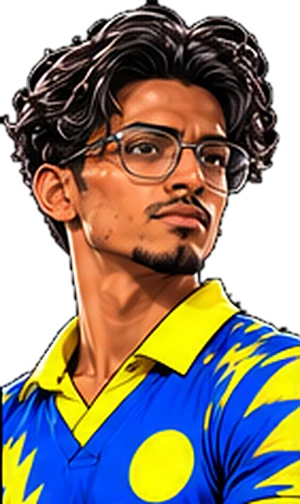
#> input picture img/cards/portraits/aarav-menon.webp, 300 x 504 px, found by its file name; its folder holds only this picture in this run
$ python build_portrait_looks.py
#> lines starting #> are read from the running program, lines starting #| are printed output that depends on the picture; after the words box and inside, x2 and y2 are one past the last pixel; in counts of white or black regions, pixels touching at a corner belong together
#!/usr/bin/env python3
"""Read each painted portrait's skin tone and hair colour (img/cards/portraits/*.webp) and write
them to js/portrait-looks.js, so the player on the pitch has the same complexion and hair as his
picture. A list of hand fixes covers caps, helmets and turbans that hide the hair.

usage: python3 tools/build_portrait_looks.py
Needs numpy and Pillow.
"""
import json
import os
import numpy as np
from PIL import Image

# hair hidden or misread: the colour to use instead (or 'none' for a shaved head)
HAIR_FIX = {
    'tariq-mirza': '#1a1210', 'ehan-rizvi': '#241812', 'farid-jalali': '#1c1410', 'jaspreet-dhillon': '#141010',
    'callum-fraser': '#3a2a1c', 'nadir-sheikh': '#5a5652', 'sameer-javed': '#1e1814', 'thunder-raja': '#1b1410',
    'andre-belgrave': '#2a1a10', 'dev-kulkarni': '#1e1612', 'corbin-hayes': '#5a4028', 'sipho-nkosi': '#141010',
    'yasir-abbasi': '#8a8580', 'ethan-van-der-berg': '#a8844e', 'tendai-moyo': '#1a1412', 'marco-pienaar': '#b89a64',
    # the last batch: a turban, a helmet and a headband hide the hair
    'rohit-grewal': '#141010', 'faizan-paracha': '#141010', 'rhys-mckenzie': '#9a7a48',
    # (a flat cap, a headband and a bat)
    'bilal-noorzai': '#1c1410', 'jermaine-granger': '#141010', 'captain-comet': '#2a1a14', 'iron-wall-imran': '#2a1a14',
    # the black-background sheets: a red headband over dark hair, and golden curls the outline darkens
    'ahsan-gondal': '#2a1612', 'blake-ruawai': '#b5873f',
    # the sky-background sheets: two turbans and four caps/hats hide the hair
    'varun-grewal': '#141010', 'sahil-bhalla': '#141010', 'varun-menon': '#1e1612', 'nuwan-jayasena': '#1e1612',
    'sajid-sikder': '#2a1c14', 'vihaan-mathur': '#2a1c14', 'talha-hashmi': '#241812',
    # the league sheets: a turban and a headband hide the hair
    'zubair-kakar': '#141010', 'sahil-nanda': '#241812',
}


# skin misread (a lit face on a dark painting): the tone to use instead
# the black players: the painted faces are lit warm, so the face reads lighter than the man is, and they came out a light brown (or white) on the pitch. Each is set by eye
BLACK_FIX = {k: '#6b412a' for k in [
    'dwayne-hollis', 'jermaine-alleyne', 'jermaine-belgrave', 'jermaine-granger', 'jermaine-thorpe', 'marlon-greaves', 'marlon-thorpe', 'mpho-ndlovu', 'mpho-nkosi',
    'mpho-steyn-louw', 'romario-clarke', 'ruan-mokoena', 'shamar-greaves', 'shane-granger', 'shane-phillip', 'sipho-nkosi', 'tendai-moyo', 'tevin-baptiste', 'tevin-clarke',
    'tevin-hollis', 'thabo-botha', 'thabo-mthembu', 'andre-granger']}
BROWN_FIX = {k: '#8a5a3a' for k in ['akeem-bascombe', 'kyle-jacobs', 'qais-safi', 'nuwan-jayasena']}
SKIN_FIX = {**BLACK_FIX, **BROWN_FIX, 'callum-fraser': '#f0ac82', 'thunder-raja': '#c98e63', 'andre-belgrave': '#7a4a2e', 'captain-comet': '#c27a52', 'cyclone-zaheer': '#cd8458',
            'iron-wall-imran': '#f0ac82', 'rubber-rocket-rohan': '#f0ac82'}   # (the two Westerners: the peach of their painted faces, a fair tone between the game's two lightest)


def hsv(rgb):
    r, g, b = [rgb[..., i] / 255 for i in range(3)]
    mx, mn = np.maximum(np.maximum(r, g), b), np.minimum(np.minimum(r, g), b)
    d = mx - mn
    h = np.zeros_like(mx)
    m = d > 1e-6
    hr = m & (mx == r); hg = m & (mx == g) & ~hr; hb = m & ~hr & ~hg
    h[hr] = ((g - b)[hr] / d[hr]) % 6; h[hg] = (b - r)[hg] / d[hg] + 2; h[hb] = (r - g)[hb] / d[hb] + 4
    return (h * 60) % 360, np.where(mx > 0, d / np.maximum(mx, 1e-6), 0), mx


SKIN_PALETTE = ['#f3cfb0', '#e8b48c', '#c98e63', '#a8714f', '#7f4f33', '#553322']   # (js/looks.js SKIN, light to dark)
# the painted face is lit warm and its highlights run orange, so its colours are not a skin tone to paint a figure with. What it does say is how light or dark the person is:
# the middle of the cheeks and forehead (not the hair's edge, the beard or a highlight), as a lightness, read onto the game's own skin palette
TONE_FROM = [90, 105, 120, 140, 160, 180]      # the face's lightness in the painting ...
TONE_TO = [58, 80, 105, 140, 172, 205]         # ... and the lightness of the skin to paint the figure with


def palette_at(lum):
    cols = [np.array([int(c[i:i + 2], 16) for i in (1, 3, 5)], float) for c in SKIN_PALETTE]
    ls = [float(c @ np.array([0.3, 0.59, 0.11])) for c in cols]     # (214 .. 55)
    if lum >= ls[0]:
        return cols[0]
    if lum <= ls[-1]:
        return cols[-1]
    for i in range(len(cols) - 1):
        if ls[i] >= lum >= ls[i + 1]:
            t = (ls[i] - lum) / (ls[i] - ls[i + 1])
            return cols[i] * (1 - t) + cols[i + 1] * t


def face_tone(path, fr):
    a = np.array(Image.open(path).convert('RGBA')).astype(np.float32)
    H, W = a.shape[:2]
    op = a[..., 3] > 200
    top = np.nonzero(op.any(1))[0].min()
    cx, fw = fr
    x0, x1 = max(0, int((cx - fw * 0.18) * W)), int((cx + fw * 0.18) * W)
    y0, y1 = top + int(H * 0.10), top + int(H * 0.26)
    box = a[y0:y1, x0:x1]
    h, s, v = hsv(box[..., :3])
    m = (box[..., 3] > 200) & (h > 8) & (h < 34) & (s > 0.3) & (s < 0.78) & (v > 0.45)
    if m.sum() < 30:
        return None
    return float(np.median(box[..., :3][m] @ np.array([0.3, 0.59, 0.11])))


def natural_skin(path, fr, fallback):
    lp = face_tone(path, fr)
    if lp is None:
        return fallback
    ls = float(np.interp(lp, TONE_FROM, TONE_TO))
    return hexof(palette_at(ls))


# The painted faces are all lit warm, so how light a face is says little (an Indian's painted face is as bright as a white man's); what tells them apart in these
# paintings is how orange the skin is: a fair face is pinker and less saturated, a darker complexion is more saturated and a little deeper in value. So the tone comes from the
# median colour of the middle of the face (cheeks, nose, forehead; skin-coloured pixels only): its saturation first, its depth second, read onto a ramp from a fair tone to a brown
# one. The black players are set by hand (BLACK_FIX), the faces below them are all lit alike.
SAT_FAIR, SAT_DEEP = 0.47, 0.74          # the saturation of the fairest and of the most saturated non-black face
VAL_DEEP, VAL_LIGHT = 0.74, 0.99         # the value of the deepest and the brightest
RAMP = [(0.00, (241, 197, 163)), (0.25, (226, 170, 130)), (0.50, (200, 138, 90)), (0.75, (180, 118, 76)), (1.00, (160, 100, 62))]   # fair '#f1c5a3' .. a deep orange-brown '#a0643e' (a painted Indian face is as orange as this; a pale peach reads as a white man on the pitch)


def face_colour(path):
    a = np.array(Image.open(path).convert('RGBA')).astype(np.float32)
    ys, xs = np.nonzero(a[..., 3] > 200)
    if len(ys) < 100:
        return None
    y0, y1, x0, x1 = ys.min(), ys.max(), xs.min(), xs.max()
    H, W = y1 - y0, x1 - x0
    box = a[y0 + int(.10 * H):y0 + int(.40 * H), x0 + int(.30 * W):x0 + int(.70 * W)]
    h, s, v = hsv(box[..., :3])
    m = (box[..., 3] > 200) & (h > 5) & (h < 40) & (s > 0.2) & (s < 0.75) & (v > 0.25)
    if m.sum() < 50:
        return None
    return np.median(box[..., :3][m], 0)


def calibrated_skin(path, fallback):
    c = face_colour(path)
    if c is None:
        return fallback
    r, g, b = c / 255
    mx, mn = max(r, g, b), min(r, g, b)
    sat, val = (mx - mn) / mx if mx else 0.0, mx
    d = 0.6 * min(1, max(0, (sat - SAT_FAIR) / (SAT_DEEP - SAT_FAIR))) + 0.4 * min(1, max(0, (VAL_LIGHT - val) / (VAL_LIGHT - VAL_DEEP)))
    for (d0, c0), (d1, c1) in zip(RAMP, RAMP[1:]):
        if d <= d1:
            t = (d - d0) / (d1 - d0)
            return hexof(np.array(c0) * (1 - t) + np.array(c1) * t)
    return hexof(np.array(RAMP[-1][1]))


def hexof(c):
    return '#%02x%02x%02x' % tuple(int(round(v)) for v in c)


def look(path):
    a = np.array(Image.open(path).convert('RGBA')).astype(np.float32)
    H = a.shape[0]
    op = a[..., 3] > 200
    h, s, v = hsv(a[..., :3])
    ys = np.nonzero(op.any(1))[0]
    top = ys.min()
    head = np.zeros_like(op)
    head[top:top + int(H * 0.42)] = True  # the head sits at the top of every portrait
    # skin: warm, fairly saturated, not the yellow kit nor the pale bat
    skin = op & head & (h > 5) & (h < 38) & (s > 0.22) & (s < 0.78) & (v > 0.22) & (v < 0.97)
    # the face's own tone, not its painted highlights: the middle of the darker half
    if skin.sum() > 50:
        px = a[..., :3][skin]
        lum = px @ np.array([0.3, 0.59, 0.11])
        # a darker face's highlights wash it out; a fair face's shadows make it look tanned
        sk = np.median(px[lum <= np.median(lum)], 0) if np.median(lum) < 125 else np.median(px[lum >= np.percentile(lum, 35)], 0)
    else:
        sk = np.array([160, 110, 80])
    # hair: the top band of the figure, minus skin, kit and outline
    band = np.zeros_like(op)
    band[top:top + int(H * 0.16)] = True
    hair = op & band & ~skin & (v > 0.06) & ~((h > 40) & (h < 70) & (s > 0.5)) & ~((h > 200) & (h < 260) & (s > 0.4))
    hr = np.median(a[..., :3][hair], 0) if hair.sum() > 40 else np.array([30, 22, 18])
    return hexof(sk), hexof(hr)


def frame(path):
    """[x of the face's centre, width of the face], each as a share of the picture's width: the skin of the head's band, ears to
    ears. The portraits are cut out to their hair, so a close-cropped man fills the picture and a man with big hair does not;
    the squad tiles use this to draw every face the same size."""
    a = np.array(Image.open(path).convert('RGBA')).astype(np.float32)
    H, W = a.shape[:2]
    op = a[..., 3] > 200
    h, s, v = hsv(a[..., :3])
    top = np.nonzero(op.any(1))[0].min()
    band = np.zeros_like(op)
    band[top:top + int(H * 0.42)] = True
    skin = op & band & (h > 5) & (h < 38) & (s > 0.22) & (s < 0.78) & (v > 0.22) & (v < 0.97)
    xs = np.nonzero(skin)[1]
    if xs.size < 200:
        return [0.5, 0.7]
    lo, hi = np.percentile(xs, 3), np.percentile(xs, 97)
    return [round(float((lo + hi) / 2 / W), 3), round(float((hi - lo) / W), 3)]


def main():
    d = 'img/cards/portraits/'
    out, frames = {}, {}
    for f in sorted(os.listdir(d)):
        if not f.endswith('.webp'):
            continue
        k = f[:-5]
        sk, hr = look(d + f)
#> in look, `op = a[..., 3] > 200`:
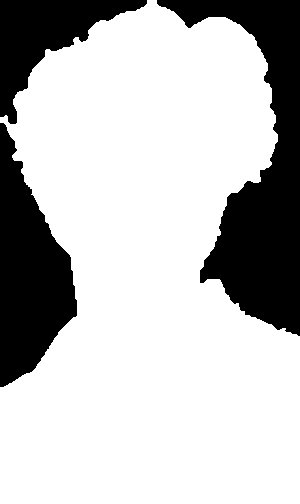
#> op: shape (504, 300) bool; 74.9% white; 3 black regions, box (x1, y1, x2, y2) and area: (157, 0, 300, 336) 19052, (0, 123, 77, 387) 11879, (0, 0, 147, 124) 7003
#> in hsv, `h[hb] = (r - g)[hb] / d[hb] + 4`:
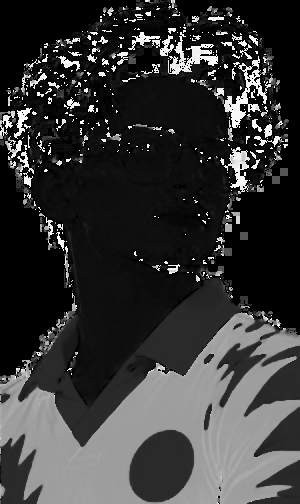
#> h: shape (504, 300) float32; min 0, max 5.99, mean 1.27; drawn with min black and max white
#> in look, `h, s, v = hsv(a[..., :3])`:
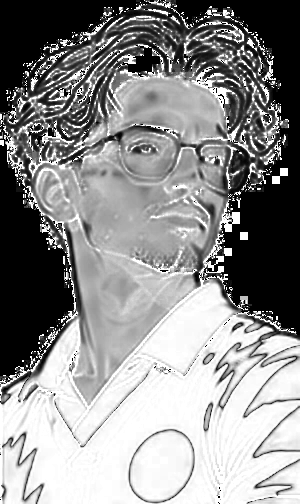
#> s: shape (504, 300) float32; min 0, max 1, mean 0.557
#> in look, `ys = np.nonzero(op.any(1))[0]`: ys = 504 values from 0 to 503
#> in look, `top = ys.min()`: top = 0
#> in look, `skin = op & head & (h > 5) & (h < 38) & (s > 0.22) & (s < 0.78) & (v >..`:
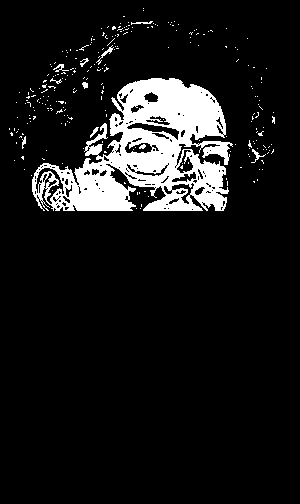
#> skin: shape (504, 300) bool; 9.8% white; 250 white regions (239 under 20 px), largest, box (x1, y1, x2, y2) and area: (32, 78, 233, 211) 13871, (96, 45, 114, 65) 61, (251, 149, 266, 163) 50
#> in look, `lum = px @ np.array([0.3, 0.59, 0.11])`: lum = 14853 values, max 222.5 at index 14409, min 31.51 at index 513, mean 120.9
#> in look, `sk = np.median(px[lum <= np.median(lum)], 0) if np.median(lum) < 125 e..`: sk = [217, 121, 75]
#> in look, `hair = op & band & ~skin & (v > 0.06) & ~((h > 40) & (h < 70) & (s > 0..`:
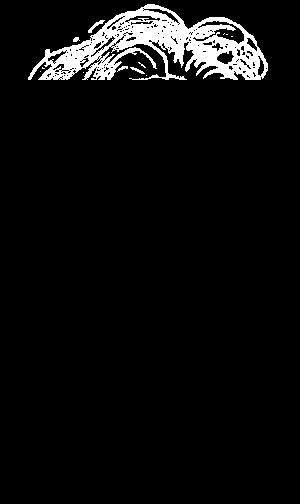
#> hair: shape (504, 300) bool; 5.3% white; 13 white regions (8 under 20 px), largest, box (x1, y1, x2, y2) and area: (28, 4, 268, 80) 7821, (88, 20, 105, 33) 63, (130, 67, 145, 74) 38, (117, 66, 128, 72) 29, (73, 37, 80, 42) 25
#> in look, `hr = np.median(a[..., :3][hair], 0) if hair.sum() > 40 else np.array([..`: hr = [57, 47, 46]
#> sk = '#d9794b'; hr = '#392f2e'
        frames[k] = frame(d + f)
#> in frame, `top = np.nonzero(op.any(1))[0].min()`: top = 0
#> in frame, `xs = np.nonzero(skin)[1]`: xs = 14853 values, max 274 at index 3907, min 9 at index 4866, mean 146.7
#> in frame, `lo, hi = np.percentile(xs, 3), np.percentile(xs, 97)`: lo = 45; hi = 223
        sk = calibrated_skin(d + f, natural_skin(d + f, frames[k], sk))
#> in face_tone, `top = np.nonzero(op.any(1))[0].min()`: top = 0
#> in face_tone, `y0, y1 = top + int(H * 0.10), top + int(H * 0.26)`: y0 = 50; y1 = 131
#> in face_tone, `m = (box[..., 3] > 200) & (h > 8) & (h < 34) & (s > 0.3) & (s < 0.78) ..`:
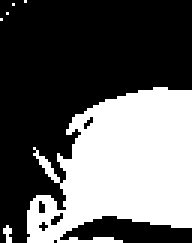
#> m: shape (81, 64) bool (shown 3 times larger); 38.1% white; 6 white regions (5 under 20 px), largest, box (x1, y1, x2, y2) and area: (9, 29, 64, 81) 1958
#> in natural_skin, `lp = face_tone(path, fr)`: lp = 148.4
#> in natural_skin, `ls = float(np.interp(lp, TONE_FROM, TONE_TO))`: ls = 153.5
#> the loop in palette_at, `for i in range(len(cols) - 1):` made 3 passes
#> t on pass 3: 0.0496
#> in face_colour, `y0, y1, x0, x1 = ys.min(), ys.max(), xs.min(), xs.max()`: y0 = 0; y1 = 503; x0 = 0; x1 = 299
#> in face_colour, `H, W = y1 - y0, x1 - x0`: H = 503; W = 299
#> in hsv (call 4), `hb = m & ~hr & ~hg`:
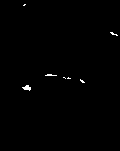
#> hb: shape (151, 120) bool; 0.46% white in thin lines or dots, all inside (x1, y1, x2, y2) = (22, 4, 118, 91)
#> in calibrated_skin, `c = face_colour(path)`: c = [212, 117, 71]
#> in calibrated_skin, `r, g, b = c / 255`: r = 0.831; g = 0.459; b = 0.278
#> in calibrated_skin, `mx, mn = max(r, g, b), min(r, g, b)`: mx = 0.831; mn = 0.278
#> in calibrated_skin, `sat, val = (mx - mn) / mx if mx else 0.0, mx`: sat = 0.665; val = 0.831
#> in calibrated_skin, `d = 0.6 * min(1, max(0, (sat - SAT_FAIR) / (SAT_DEEP - SAT_FAIR))) + 0..`: d = 0.687
#> the loop in calibrated_skin, `for (d0, c0), (d1, c1) in zip(RAMP, RAMP[1:]):` made 3 passes
#> t on pass 3: 0.749
#> sk = '#b97b50'
        out[k] = {'skin': SKIN_FIX.get(k, sk), 'hair': HAIR_FIX.get(k, hr)}
    with open('js/portrait-looks.js', 'w') as fh:
        fh.write('// Skin tone and hair colour read off each painted portrait, so the player on the pitch\n')
        fh.write('// matches his picture. Made by tools/build_portrait_looks.py.\n')
        fh.write('export const PORTRAIT_LOOKS = ' + json.dumps(out, separators=(',', ':')) + ';\n')
        fh.write('// where each face is in its picture: [x of its centre, its width], as shares of the picture width (the squad tiles)\n')
        fh.write('export const PORTRAIT_FRAMES = ' + json.dumps(frames, separators=(',', ':')) + ';\n')
    print(len(out), 'looks')
#| 1 looks


if __name__ == '__main__':
    main()

$ run again, on img/cards/portraits/aditya-rao.webp
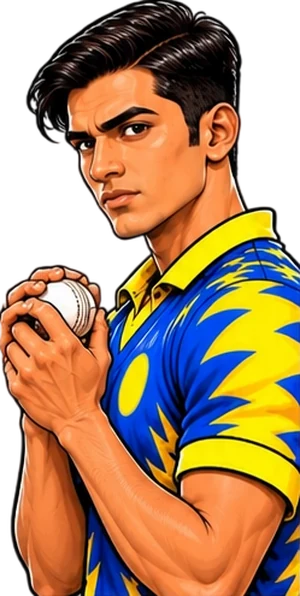
#> input picture img/cards/portraits/aditya-rao.webp, 300 x 596 px, found by its file name
#> in look, `op = a[..., 3] > 200`:
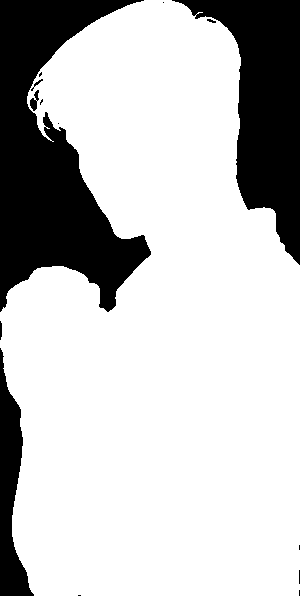
#> op: shape (596, 300) bool; 76.1% white; 15 black regions (8 under 20 px), largest, box (x1, y1, x2, y2) and area: (0, 0, 151, 312) 23493, (172, 0, 300, 265) 14927, (0, 348, 34, 596) 4093
#> hg: shape (596, 300) bool; 2.7% white in thin lines or dots
#> hb: shape (596, 300) bool; 13.2% white; 166 white regions (147 under 20 px), largest, box (x1, y1, x2, y2) and area: (101, 239, 300, 474) 16514, (86, 504, 132, 596) 2019, (247, 512, 300, 596) 1888
#> ys = 596 values from 0 to 595
#> in look, `top = ys.min()`: top = 0
#> skin: shape (596, 300) bool; 4.9% white; 174 white regions (163 under 20 px), largest, box (x1, y1, x2, y2) and area: (67, 34, 246, 250) 7681, (97, 29, 132, 43) 165, (172, 234, 181, 250) 55
#> lum = 8689 values, max 222.6 at index 6318, min 31.73 at index 2717, mean 136.4
#> in look, `sk = np.median(px[lum <= np.median(lum)], 0) if np.median(lum) < 125 e..`: sk = [237, 138, 77]
#> hair: shape (596, 300) bool; 4.2% white; 28 white regions (22 under 20 px), largest, box (x1, y1, x2, y2) and area: (41, 1, 238, 95) 6971, (76, 43, 159, 89) 267, (47, 77, 70, 95) 139, (68, 88, 83, 95) 64, (33, 78, 46, 91) 39, (151, 21, 161, 28) 20
#> in look, `hr = np.median(a[..., :3][hair], 0) if hair.sum() > 40 else np.array([..`: hr = [46, 32, 29]
#> in main, `sk, hr = look(d + f)`: sk = '#ed8a4d'; hr = '#2e201d'
#> in frame, `top = np.nonzero(op.any(1))[0].min()`: top = 0
#> xs = 8689 values, max 245 at index 7474, min 60 at index 734, mean 154.9
#> lo = 75; hi = 233
#> in face_tone, `top = np.nonzero(op.any(1))[0].min()`: top = 0
#> in face_tone, `y0, y1 = top + int(H * 0.10), top + int(H * 0.26)`: y0 = 59; y1 = 154
#> hg: shape (95, 57) bool; 0.48% white in thin lines or dots, all inside (x1, y1, x2, y2) = (1, 11, 57, 71)
#> hb: shape (95, 57) bool; every value is 0
#> lp = 172.5
#> ls = 192.7
#> the loop in palette_at, `for i in range(len(cols) - 1):` made 1 pass
#> t on pass 1: 0.936
#> in face_colour, `y0, y1, x0, x1 = ys.min(), ys.max(), xs.min(), xs.max()`: y0 = 0; y1 = 595; x0 = 0; x1 = 299
#> in face_colour, `H, W = y1 - y0, x1 - x0`: H = 595; W = 299
#> hg: shape (179, 120) bool; 1.2% white in thin lines or dots
#> hb: shape (179, 120) bool; 0.28% white in thin lines or dots, all inside (x1, y1, x2, y2) = (0, 0, 25, 179)
#> in hsv (call 4), `h[hr] = (g - b)[hr] / d[hr] % 6`:
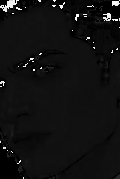
#> h: shape (179, 120) float32; min 0, max 5.97, mean 0.416; drawn with min black and max white
#> c = [250, 149, 82]
#> in calibrated_skin, `r, g, b = c / 255`: r = 0.98; g = 0.584; b = 0.322
#> in calibrated_skin, `mx, mn = max(r, g, b), min(r, g, b)`: mx = 0.98; mn = 0.322
#> sat = 0.672; val = 0.98
#> in calibrated_skin, `d = 0.6 * min(1, max(0, (sat - SAT_FAIR) / (SAT_DEEP - SAT_FAIR))) + 0..`: d = 0.464
#> the loop in calibrated_skin, `for (d0, c0), (d1, c1) in zip(RAMP, RAMP[1:]):` made 2 passes
#> t on pass 2: 0.857
#> in main, `sk = calibrated_skin(d + f, natural_skin(d + f, frames[k], sk))`: sk = '#cc8f60'
#| 1 looks

$ run again, on img/cards/portraits/ahsan-gondal.webp
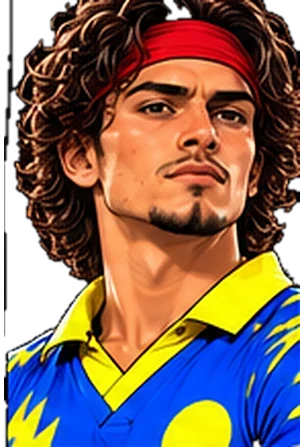
#> input picture img/cards/portraits/ahsan-gondal.webp, 300 x 447 px, found by its file name
#> in look, `op = a[..., 3] > 200`:
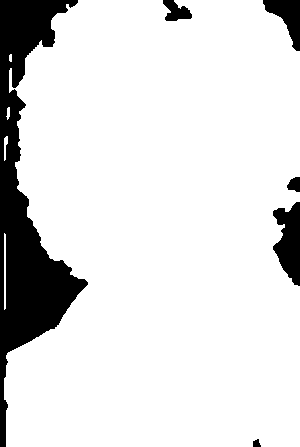
#> op: shape (447, 300) bool; 87.4% white; 6 black regions, box (x1, y1, x2, y2) and area: (0, 0, 88, 447) 13940, (273, 202, 300, 286) 1520, (263, 0, 300, 51) 925, (163, 0, 192, 21) 377, (287, 177, 300, 192) 147, (253, 439, 261, 447) 48
#> hg: shape (447, 300) bool; 4.2% white; 258 white regions (208 under 20 px), largest, box (x1, y1, x2, y2) and area: (161, 400, 232, 447) 737, (89, 366, 122, 412) 446, (21, 324, 75, 364) 364
#> hb: shape (447, 300) bool; 18.3% white; 100 white regions (88 under 20 px), largest, box (x1, y1, x2, y2) and area: (0, 286, 300, 447) 23048, (6, 331, 54, 355) 457, (0, 272, 8, 305) 227
#> ys = 447 values from 0 to 446
#> in look, `top = ys.min()`: top = 0
#> skin: shape (447, 300) bool; 13.6% white; 134 white regions (103 under 20 px), largest, box (x1, y1, x2, y2) and area: (57, 59, 264, 187) 10646, (16, 0, 114, 142) 2811, (241, 0, 300, 187) 2174
#> lum = 18177 values, max 222.6 at index 293, min 29.16 at index 4370, mean 119.1
#> in look, `sk = np.median(px[lum <= np.median(lum)], 0) if np.median(lum) < 125 e..`: sk = [117, 66, 44]
#> hair: shape (447, 300) bool; 7.3% white; 94 white regions (72 under 20 px), largest, box (x1, y1, x2, y2) and area: (111, 8, 274, 71) 5679, (57, 0, 171, 71) 1744, (188, 0, 260, 20) 497
#> in look, `hr = np.median(a[..., :3][hair], 0) if hair.sum() > 40 else np.array([..`: hr = [69, 9, 13]
#> in main, `sk, hr = look(d + f)`: sk = '#75422c'; hr = '#45090d'
#> in frame, `top = np.nonzero(op.any(1))[0].min()`: top = 0
#> xs = 18177 values, max 299 at index 3670, min 16 at index 5502, mean 161.5
#> lo = 31; hi = 292
#> in face_tone, `top = np.nonzero(op.any(1))[0].min()`: top = 0
#> in face_tone, `y0, y1 = top + int(H * 0.10), top + int(H * 0.26)`: y0 = 44; y1 = 116
#> hg: shape (72, 94) bool; 0.15% white in thin lines or dots, all inside (x1, y1, x2, y2) = (47, 44, 62, 47)
#> hb: shape (72, 94) bool; every value is 0
#> lp = 161.9
#> ls = 175.2
#> the loop in palette_at, `for i in range(len(cols) - 1):` made 2 passes
#> t on pass 2: 0.442
#> in face_colour, `y0, y1, x0, x1 = ys.min(), ys.max(), xs.min(), xs.max()`: y0 = 0; y1 = 446; x0 = 4; x1 = 299
#> in face_colour, `H, W = y1 - y0, x1 - x0`: H = 446; W = 295
#> hg: shape (134, 118) bool; 0.13% white in thin lines or dots, all inside (x1, y1, x2, y2) = (1, 3, 84, 71)
#> hb: shape (134, 118) bool; 0.04% white in thin lines or dots, all inside (x1, y1, x2, y2) = (5, 4, 21, 60)
#> in hsv (call 4), `h[hr] = (g - b)[hr] / d[hr] % 6`:
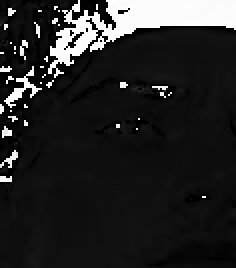
#> h: shape (134, 118) float32 (shown 2 times larger); min 0, max 5.99, mean 0.892; drawn with min black and max white
#> c = [244, 142, 89]
#> in calibrated_skin, `r, g, b = c / 255`: r = 0.957; g = 0.557; b = 0.349
#> in calibrated_skin, `mx, mn = max(r, g, b), min(r, g, b)`: mx = 0.957; mn = 0.349
#> sat = 0.635; val = 0.957
#> in calibrated_skin, `d = 0.6 * min(1, max(0, (sat - SAT_FAIR) / (SAT_DEEP - SAT_FAIR))) + 0..`: d = 0.42
#> the loop in calibrated_skin, `for (d0, c0), (d1, c1) in zip(RAMP, RAMP[1:]):` made 2 passes
#> t on pass 2: 0.681
#> in main, `sk = calibrated_skin(d + f, natural_skin(d + f, frames[k], sk))`: sk = '#d09467'
#| 1 looks
